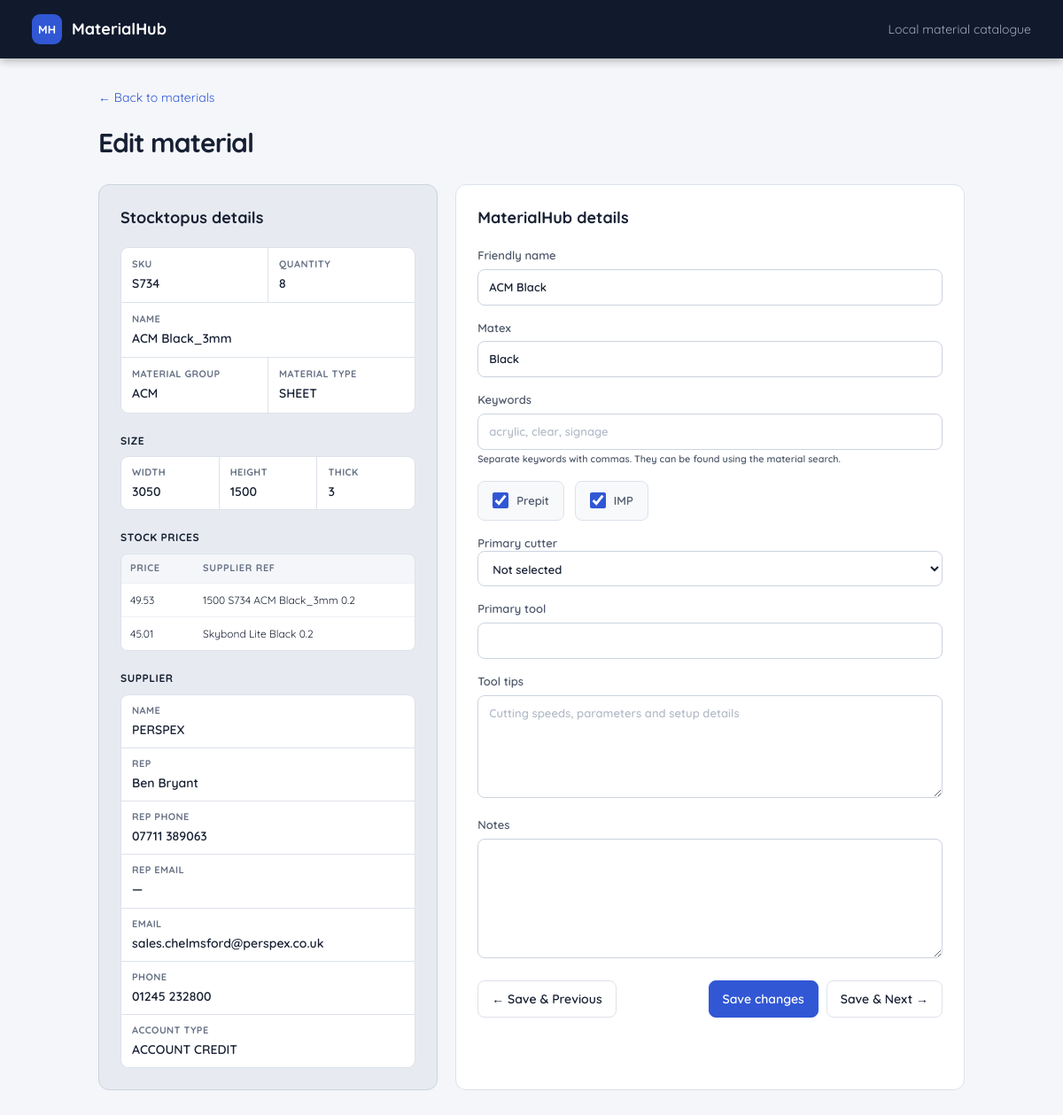
Screenshot of /materials/5/edit with the database file from the repository.
### app/models.py (models this page shows)
class Material(Base):
    __tablename__ = "materials"
    id: Mapped[int] = mapped_column(primary_key=True)
    stocktopus_id: Mapped[str] = mapped_column(Text, unique=True, index=True)
    name: Mapped[str] = mapped_column(Text, default="")
    sku: Mapped[str | None] = mapped_column(Text)
    material_group: Mapped[str | None] = mapped_column(Text)
    material_type: Mapped[str | None] = mapped_column(Text)
    size_type: Mapped[str] = mapped_column(Text, index=True)
    width_mm: Mapped[float | None] = mapped_column(Float)
    height_mm: Mapped[float | None] = mapped_column(Float)
    length_mm: Mapped[float | None] = mapped_column(Float)
    thickness_mm: Mapped[float | None] = mapped_column(Float)
    size_unit: Mapped[str | None] = mapped_column(Text)
    size_string: Mapped[str | None] = mapped_column(Text)
    quantity: Mapped[float | None] = mapped_column(Float)
    price_range: Mapped[str | None] = mapped_column(Text)
    supplier_name: Mapped[str | None] = mapped_column(Text)
    active: Mapped[bool] = mapped_column(Boolean, default=True, index=True)
    raw_stocktopus_json: Mapped[str] = mapped_column(Text)
    first_seen_at: Mapped[datetime] = mapped_column(DateTime(timezone=True), default=utc_now)
    last_seen_at: Mapped[datetime] = mapped_column(DateTime(timezone=True), default=utc_now)
    updated_from_stocktopus_at: Mapped[datetime] = mapped_column(DateTime(timezone=True), default=utc_now)
    friendly_name: Mapped[str | None] = mapped_column(Text)
    matex: Mapped[str | None] = mapped_column(Text)
    prepit: Mapped[str | None] = mapped_column(Text)
    imp: Mapped[str | None] = mapped_column(Text)
    notes: Mapped[str | None] = mapped_column(Text)
    keywords: Mapped[str | None] = mapped_column(Text)
    primary_cutter: Mapped[str | None] = mapped_column(Text)
    primary_tool: Mapped[str | None] = mapped_column(Text)
    tool_tips: Mapped[str | None] = mapped_column(Text)
    sort_order: Mapped[int] = mapped_column(Integer, default=0)

### app/routes/materials.py (the view)
@router.get("/materials/{material_id}/edit")
def edit_page(material_id: int, request: Request, db: Session = Depends(get_db)):
    material = db.get(Material, material_id)
    if material is None:
        raise HTTPException(status_code=404, detail="Material not found")
    previous_id, next_id = _adjacent_material_ids(db, material_id)
    return templates.TemplateResponse(request, "edit_material.html", {
        "material": material,
        "stocktopus_fields": _stocktopus_fields(material),
        "previous_id": previous_id,
        "next_id": next_id,
    })

### app/templates/edit_material.html (shortened to what this page needs)
{% extends "base.html" %}
{% block content %}
<a class="back" href="/materials">← Back to materials</a>
<section class="heading">
  <div><h1>Edit material</h1></div>
</section>
<div class="edit-grid">
  <section class="card stocktopus-panel">
    <h2>Stocktopus details</h2>
    <div class="stocktopus-fields">
      <div class="stocktopus-overview">
      {% for field in stocktopus_fields %}
        {% if field.kind == 'value' %}
          <dl class="stocktopus-field stocktopus-field--{{ field.source_name|replace('_', '-') }}"><dt title="{{ field.source_name }}">{{ field.name }}</dt><dd>{{ field.value }}</dd></dl>
        {% endif %}
      {% endfor %}
      </div>
      {% for field in stocktopus_fields %}
        {% if field.kind == 'group' %}
          <section class="stocktopus-group stocktopus-group--{{ field.source_name|replace('_', '-') }}">
            <h3 title="{{ field.source_name }}">{{ field.name }}</h3>
            <div class="stocktopus-detail-grid">
              {% for child in field.children %}<dl class="stocktopus-field nested"><dt title="{{ child.source_name }}">{{ child.name }}</dt><dd>{{ child.value }}</dd></dl>{% endfor %}
            </div>
          </section>
        {% elif field.kind == 'collection' %}
          <section class="stocktopus-group">
            <h3 title="{{ field.source_name }}">{{ field.name }}</h3>
            {% if field['items'] %}
              <div class="stocktopus-table-wrap"><table class="stocktopus-table">
                <thead><tr>{% for child in field['items'][0] %}<th>{{ child.name }}</th>{% endfor %}</tr></thead>
                <tbody>{% for item in field['items'] %}<tr>{% for child in item %}<td>{{ child.value }}</td>{% endfor %}</tr>{% endfor %}</tbody>
              </table></div>
            {% else %}<div class="stocktopus-empty">No entries</div>{% endif %}
          </section>
        {% endif %}
      {% endfor %}
    </div>
  </section>
  <form id="edit-material" class="card form" method="post">
    <h2>MaterialHub details</h2>
    <label>Friendly name<input name="friendly_name" value="{{ material.friendly_name or '' }}"></label>
    <label>Matex<input name="matex" value="{{ material.matex or '' }}"></label>
    <label>Keywords
      <input name="keywords" value="{{ material.keywords or '' }}" placeholder="acrylic, clear, signage">
      <small>Separate keywords with commas. They can be found using the material search.</small>
    </label>
    <div class="check-row">
      <label class="check-field"><input type="checkbox" name="prepit" value="1" {% if material.prepit %}checked{% endif %}><span>Prepit</span></label>
      <label class="check-field"><input type="checkbox" name="imp" value="1" {% if material.imp %}checked{% endif %}><span>IMP</span></label>
    </div>
    <label>Primary cutter
      <select name="primary_cutter" id="primary-cutter">
        <option value="">Not selected</option>
      </select>
    </label>
    <label id="primary-tool-field" {% if material.primary_cutter not in ['CNC', 'JWEI'] %}hidden{% endif %}>Primary tool
      <input name="primary_tool" value="{{ material.primary_tool or '' }}">
    </label>
    <label>Tool tips<textarea name="tool_tips" rows="5" placeholder="Cutting speeds, parameters and setup details">{{ material.tool_tips or '' }}</textarea></label>
    <label>Notes<textarea name="notes" rows="6">{{ material.notes or '' }}</textarea></label>
    <div class="edit-navigation">
      <button name="navigation" value="previous" {% if previous_id is none %}disabled{% endif %}>← Save &amp; Previous</button>
      <div class="actions">
        <button class="primary" name="navigation" value="save">Save changes</button>
        <button name="navigation" value="next" {% if next_id is none %}disabled{% endif %}>Save &amp; Next →</button>
      </div>
    </div>
  </form>
</div>
{% endblock %}

### app/static/styles.css (style rules this page uses)
:root { --ink:#172033;--muted:#687386;--line:#dde2ea;--surface:#fff;--bg:#f4f6f9;--brand:#3157d5;--brand-dark:#2446b5 }
* { box-sizing:border-box }
body { margin:0;background:var(--bg);color:var(--ink);font:14px/1.45 Inter,ui-sans-serif,system-ui,-apple-system,"Segoe UI",sans-serif }
.heading { display:flex;align-items:flex-end;justify-content:space-between;margin-bottom:24px }
.heading h1 { font-size:30px;letter-spacing:-.03em;margin:0 }
.actions { display:flex;gap:9px;align-items:center }
button,.button { border:1px solid var(--line);border-radius:8px;background:#fff;color:var(--ink);padding:10px 15px;text-decoration:none;font:inherit;font-weight:600;cursor:pointer }
.primary { background:var(--brand);border-color:var(--brand);color:#fff }
input,select,textarea { width:100%;border:1px solid #ccd3de;border-radius:8px;padding:10px 12px;color:var(--ink);background:#fff;font:inherit }
table { width:100%;border-collapse:collapse;white-space:nowrap }
th { background:#f8f9fb;text-align:left;text-transform:uppercase;letter-spacing:.06em;font-size:11px;color:var(--muted);padding:12px }
td { padding:13px 12px;border-top:1px solid #edf0f4 }
.back { display:inline-block;margin-bottom:20px;color:var(--brand);text-decoration:none }
.edit-grid { display:grid;grid-template-columns:minmax(280px,.7fr) minmax(400px,1.3fr);gap:20px }
.card { background:#fff;border:1px solid var(--line);border-radius:12px;padding:24px }
.card h2 { margin:0 0 20px;font-size:18px }
dl { display:grid;grid-template-columns:130px 1fr;margin:0 }
dt,dd { border-bottom:1px solid #edf0f4;padding:10px 0 }
dt { color:var(--muted) }
dd { margin:0;font-weight:550 }
.form label { display:block;color:#4e596b;font-size:13px;font-weight:600;margin-bottom:16px }
.form input,.form textarea { margin-top:6px }

### app/static/inline-edit.css (style rules this page uses)
.edit-grid { grid-template-columns: minmax(360px, .9fr) minmax(500px, 1.35fr); }
.stocktopus-panel { border-color: #cbd3df; background: #e7ebf1; }
body, button, input, select, textarea { font-family: "Quicksand", ui-sans-serif, system-ui, sans-serif; }
input::placeholder, textarea::placeholder { color: #b4bcc9; opacity: 1; }
.form textarea { resize: vertical; }
.edit-navigation { display: flex; align-items: center; justify-content: space-between; gap: 12px; padding-top: 4px; }
.check-cell input, .check-field input { width: 18px; height: 18px; margin: 0; accent-color: var(--brand); cursor: pointer; }
.check-row { display: flex; gap: 12px; margin-bottom: 16px; }
.form .check-field { display: flex; align-items: center; gap: 9px; margin: 0; padding: 12px 16px; border: 1px solid var(--line); border-radius: 8px; background: #f8f9fb; }
.form .check-field input { margin: 0; }
.stocktopus-fields { display: block; }
.stocktopus-overview, .stocktopus-detail-grid { display: grid; grid-template-columns: repeat(2, minmax(0, 1fr)); gap: 1px; overflow: hidden; border: 1px solid var(--line); border-radius: 9px; background: var(--line); }
.stocktopus-field--name { grid-column: 1 / -1; }
.stocktopus-group--size .stocktopus-detail-grid { grid-template-columns: repeat(3, minmax(0, 1fr)); }
.stocktopus-group--supplier .stocktopus-detail-grid { grid-template-columns: minmax(0, 1fr); }
.stocktopus-field { display: grid; grid-template-columns: minmax(0, 1fr); margin: 0; min-width: 0; border: 0; background: #fff; padding: 11px 12px; }
.stocktopus-field dt { display: block; width: 100%; padding: 0 0 3px; border: 0; color: var(--muted); font-size: 11px; font-weight: 700; letter-spacing: .04em; text-transform: uppercase; }
.stocktopus-field dd { display: block; width: 100%; margin: 0; padding: 0; border: 0; overflow-wrap: anywhere; }
.stocktopus-group { margin-top: 22px; }
.stocktopus-group h3 { margin: 0 0 9px; padding: 0; border: 0; color: var(--ink); font-size: 12px; letter-spacing: .045em; text-transform: uppercase; }
.stocktopus-field.nested { padding: 10px 12px; }
.stocktopus-table-wrap { overflow: hidden; border: 1px solid var(--line); border-radius: 8px; }
.stocktopus-table { table-layout: fixed; white-space: normal; }
.stocktopus-table th:first-child, .stocktopus-table td:first-child { width: 82px; }
.stocktopus-table th { background: #f4f6fa; padding: 8px 10px; }
.stocktopus-table td { padding: 10px; vertical-align: top; font-size: 12px; overflow-wrap: anywhere; }
.stocktopus-table tbody tr, .stocktopus-table tbody td { background: #fff; }

### rows the page displays
Material: friendly_name "ACM Black", matex "Black", prepit "☑", imp "☑"

### other values shown
{{ field.name }} "SKU" "QUANTITY" "NAME" "MATERIAL GROUP" "MATERIAL TYPE"
{{ field.value }} "S734" "8" "ACM Black_3mm" "ACM" "SHEET"
{{ field.name }} "SIZE" "SUPPLIER"
{{ child.name }} "WIDTH" "HEIGHT" "THICK" "NAME" "REP" "REP PHONE" "REP EMAIL" "EMAIL" "PHONE" "ACCOUNT TYPE"
{{ child.value }} "3050" "1500" "3" "PERSPEX" "Ben Bryant" "07711 389063" "—" "sales.chelmsford@perspex.co.uk" "01245 232800" "ACCOUNT CREDIT"
{{ field.name }} "STOCK PRICES"
{{ child.name }} "PRICE" "SUPPLIER REF"
{{ child.value }} "49.53" "1500 S734 ACM Black_3mm 0.2" "45.01" "Skybond Lite Black 0.2"
